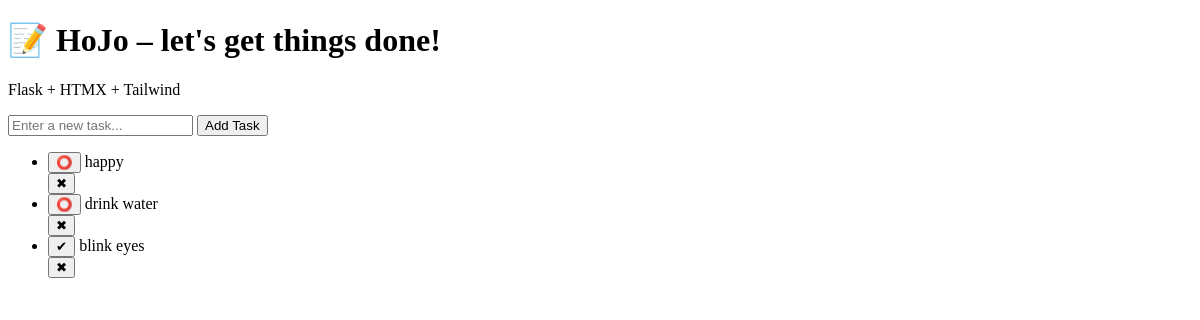
Before: / with the older database file.
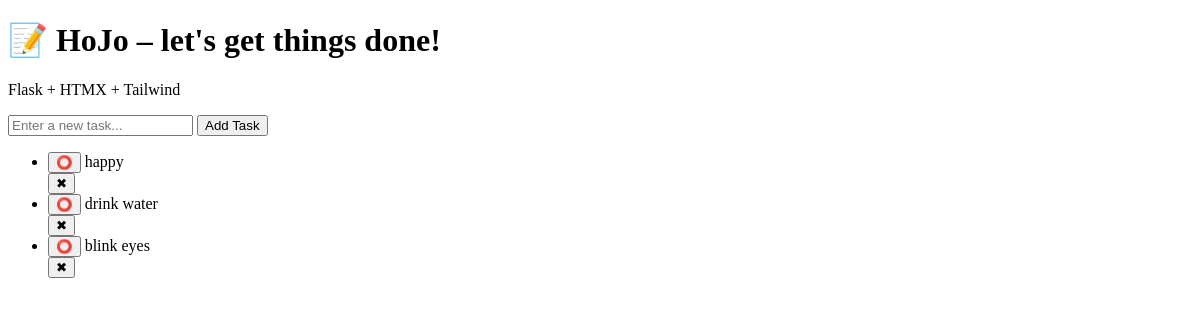
After: the same page with the newer database file.
### tables this page shows
CREATE TABLE tasks (
    id INTEGER PRIMARY KEY AUTOINCREMENT,
    title TEXT NOT NULL,
    completed INTEGER DEFAULT 0
);

### app.py (the view)
@app.route("/")
def index():
    conn = get_db_connection()
    tasks = conn.execute("SELECT * FROM tasks").fetchall()
    conn.close()
    return render_template("index.html", tasks=tasks)

### database.py (called while the page is built)
def get_db_connection():
    conn = sqlite3.connect("hojo.db")
    conn.row_factory = sqlite3.Row
    return conn

### templates/index.html
{% extends "base.html" %}
{% block content %}
<h1 class="text-3xl font-bold text-center mb-6">
    📝 HoJo – let's get things done!
</h1>
<p class="text-center text-gray-600 mb-8">
    Flask + HTMX + Tailwind
</p>
<div class="max-w-md mx-auto bg-white p-6 rounded-xl shadow">
    <form
    hx-post="/add-task"
    hx-target="#task-list"
    hx-swap="innerHTML"
    hx-on="htmx:afterRequest:this.reset()"
>
    <input
        type="text"
        name="task"
        placeholder="Enter a new task..."
        class="w-full border border-gray-300 rounded px-4 py-2 focus:outline-none focus:ring focus:ring-blue-300"
        required
    />
    <button
        class="mt-4 w-full bg-blue-600 text-white py-2 rounded hover:bg-blue-700 transition"
    >
        Add Task
    </button>
</form>
<div id="task-list">
    {% include "task_list.html"%}
</div>
</div>
{% endblock %}

### templates/base.html (shortened to what this page needs)
<!DOCTYPE html>
<html lang="en">
<head>
    <script src=""https://cdn.tailwindcss.com"></script>
</head>
<body class=""bg-gray-100 min-h-screen">
    <div class="container mx-auto p-6">
        {% block content %}{% endblock %}
    </div>
</body>
</html>

### templates/task_list.html
<ul id="task-list" class="mt-6 space-y-2">
    {% if tasks %}
        {% for task in tasks %}
            <li class="flex items-center justify-between bg-gray-100 px-4 py-2 rounded shadow">
                <div class="flex items-center gap-3">
                    <button
                        hx-post="/toggle-task/{{ task['id'] }}"
                        hx-target="#task-list"
                        hx-swap="innerHTML"
                        class="text-green-600 hover:scale-110 transition"
                        title="Toggle complete"
                    >
                        {% if task['completed'] %}
                            ✔
                        {% else %}
                            ⭕
                        {% endif %}
                    </button>
                    <span
                        class="
                            {% if task['completed'] %}
                                line-through text-gray-400 bg-green-100 px-2 py-1 rounded
                            {% else %}
                                text-gray-800
                            {% endif %}
                        "
                    >
                        {{ task['title'] }}
                    </span>
                </div>
                <button
                    hx-post="/delete-task/{{ task['id'] }}"
                    hx-target="#task-list"
                    hx-swap="innerHTML"
                    class="text-red-500 hover:text-red-700 hover:scale-110 transition"
                    title="Delete task"
                >
                    ✖
                </button>
            </li>
        {% endfor %}
    {% else %}
        <li class="text-center text-gray-500 italic">
            No tasks yet. Add your first one 😊
        </li>
    {% endif %}
</ul>

Changed rows visible on the page:
changed tasks "blink eyes": completed "✔" → "⭕"
